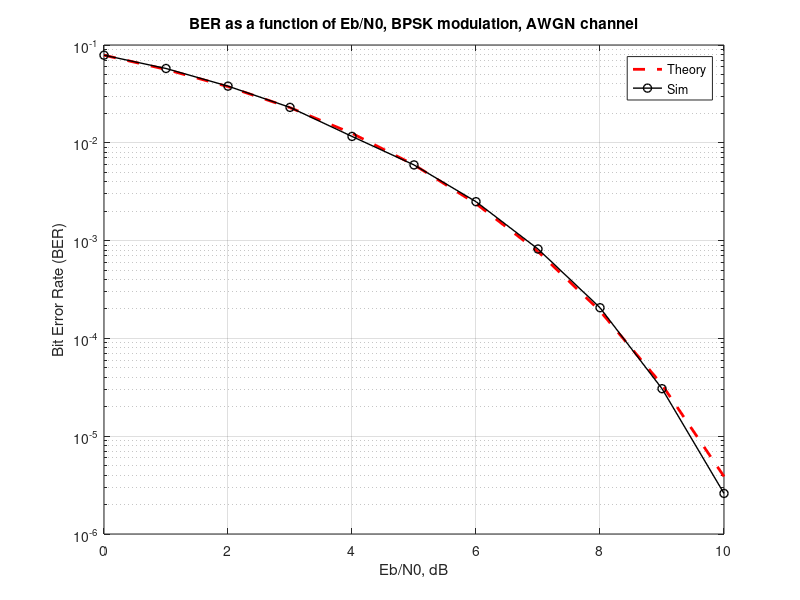

MATLAB code to generate this figure:
% Author: Michail Gkagkos
% --- Simulate the performance of the BPSK modulation over an AWGN channel

clc;
clear all;


% --- Initialization 
Bits = 100000; % Number of bits to transmit
EbN0dB = 0:10; % Range of Eb/N0 
BER_BPSK_AWGN = zeros(length(EbN0dB));

% --- For values of Eb/N0
for c = 1:length(EbN0dB)
    
    % --- Initialize the counter for the errors and for the length of the
    % transmission
    error=0;
    lenTransmission=0;
    
    % Compute the variance of the noise
    sigma2 = 1/(2*(10^(EbN0dB(c)/10)));
    
    % --- Simulate
    while error<100 && lenTransmission<10^7
        
        % --- Trasmitter
        data = round(rand(1,Bits)); % Generating 0,1
        symbols = 2*data-1; % BPSK Symbols
        
        % --- Noise AWGN
        n = sqrt(sigma2)*randn(1,Bits);
        
        % --- Received Signal
        y = symbols + n; 
        
        % --- Hard estimates
        dataHat = y>0;
   
        % ---- Count the errors
        error = sum(data~=dataHat) + error;
        lenTransmission=lenTransmission+length(dataHat);
    end
     
    % --- Compute the BER 
    BER_BPSK_AWGN(c)=error/lenTransmission;
  
end

% --- Compute the theoretical BER
Theory_BER_AWGN = 0.5*erfc(sqrt(10.^(EbN0dB/10))); % theoretical ber
    
% --- Plot the performance
figure();
semilogy(EbN0dB,Theory_BER_AWGN,'r--','LineWidth',2);
hold on
semilogy(EbN0dB,BER_BPSK_AWGN,'ko-','LineWidth',1);
legend('Theory','Sim');
grid on
title('BER as a function of Eb/N0, BPSK modulation, AWGN channel');
xlabel('Eb/N0, dB');
ylabel('Bit Error Rate (BER)');


    